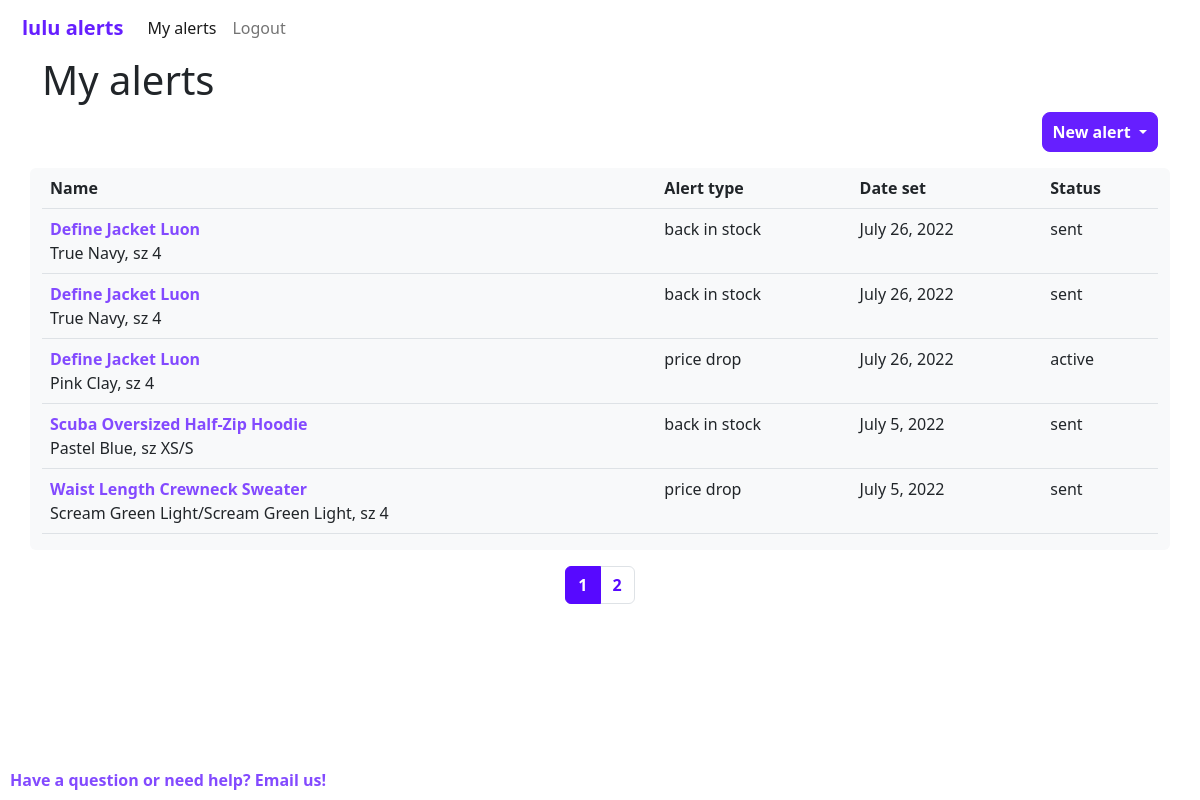
The app's page /myalerts/ (signed in) with its own data.
### lulu_alerts/models.py (models this page shows, shortened)
class Alerts(models.Model):
    product = models.ForeignKey(Products, on_delete=models.CASCADE)
    user = models.ForeignKey(settings.AUTH_USER_MODEL, on_delete=models.CASCADE) # or should this be on User ? as above?
    alert_type = models.CharField(max_length=20)
    status = models.ForeignKey(Alert_Status, on_delete=models.CASCADE)
    target_price = models.DecimalField(blank=True,decimal_places=2,max_digits=5)
    date_set = models.DateField()
    alert_method = models.CharField(max_length=20, default="email")

class Products(models.Model):
    name = models.CharField(max_length=200)
    size = models.CharField(max_length=64)
    color = models.CharField(max_length=64)
    price = models.DecimalField(blank=True,decimal_places=2,max_digits=5)
    currency = models.CharField(max_length=6)
    url = models.URLField(max_length=200)
    in_stock = models.BooleanField(default=True) # added this new....

class Alert_Status(models.Model):
    status = models.CharField(max_length=64)

### lulu_alerts/views.py (the view)
# urls.py: path("myalerts/",views.myalerts,name="myalerts"),
@login_required(login_url='lulu_alerts:login')
def myalerts(request,page=1):
    u = User.objects.get(username=request.user)
    alert_list = Alerts.objects.filter(user=u.id).order_by('-id')
    p = Paginator(alert_list,5)
    page_object = p.get_page(page)
    return render(request, "lulu_alerts/myalerts.html", {
        "alerts":page_object,
        "p":p
    })

### lulu_alerts/templates/lulu_alerts/myalerts.html (shortened to what this page needs)
{% extends "lulu_alerts/layout_loggedin.html" %}
{% block nav_item_myalerts %} active {% endblock nav_item_myalerts %}
{% block body %}
<div class="container">
    <div class="row" style="padding-bottom:30px;">
    <h1> My alerts </h1>
    <div class="btn-group d-flex justify-content-end" role="group" aria-label="Button group with nested dropdown">
        <div class="btn-group" role="group">
            <button id="btnGroupDrop1" type="button" class="btn btn-primary dropdown-toggle" data-bs-toggle="dropdown" aria-expanded="false">
            New alert
            </button>
        </div>
    </div>
    <div class="container my-3 bg-light rounded">
        <table class="table">
        {% if alerts|length > 0 %}
            <tr>
                <th>Name</th>
                <th>Alert type</th>
                <th>Date set</th>
                <th>Status</th>
            </tr>
            {% for alert in alerts %}
                    <tr>
                        <td><a href="{% url 'lulu_alerts:viewalert' id=alert.id %}" class="link">{{alert.product.name}}</a><br>{{alert.product.color}}, sz {{alert.product.size}}</td>
                        {% if alert.alert_type == "price_drop" %}
                        <td>price drop</td>
                        {% else %}
                        <td>back in stock</td>
                        {% endif %}
                        <td>{{alert.date_set}}</td>
                        {% if alert.status.status == "triggered" %}
                            <td>sent</td>
                        {% else %}
                           <td>{{alert.status.status}}</td>
                        {% endif %}
                    </tr>
            {% endfor %}
            {% endif %}
        </table>
    </div>
    <nav aria-label="page nav">
        <ul class="pagination justify-content-center">
        {% if p.num_pages > 1 %}
            {% for page in p.page_range %}
                <li class="page-item {% if page == alerts.number %}active{% endif %}" data-page={{page}}><a class="page-link" href="{% url 'lulu_alerts:myalerts' page=page %}">{{page}}</a></li>
            {% endfor %}
        {% endif %}
        </ul>
    </nav>
</div>
</div>
{% endblock %}

### lulu_alerts/static/lulu_alerts/variables.css (style rules this page uses)
.link, a { color: #834AFF; font-weight: bold; text-decoration: none; }
.btn-outline-primary, a.btn-outline-primary, .btn-primary, a.btn-primary { --bs-btn-font-weight: 600; --bs-btn-border-radius: .5rem; --bs-btn-hover-border-color: var(--bs-btn-hover-bg); --bs-btn-padding-x: 10px; --bs-btn-padding-y: 7px; }
.btn-primary, a.btn-primary { --bs-btn-bg: #661FFF; --bs-btn-border-color: var(--bs-btn-bg); --bs-btn-color:white; --bs-btn-hover-bg: #834AFF; --bs-btn-hover-color: white; --bs-btn-hover-border-color: var(--bs-btn-hover-bg); --bs-btn-active-bg: var(--bs-btn-hover-bg); --bs-btn-active-color: var(--bs-btn-hover-color); --bs-btn-active-border-color:var(--bs-btn-active-bg); --bs-btn-focus-bg:var(--bs-btn-hover-bg); --bs-btn-focus-color:var(--bs-btn-hover-color); --bs-btn-focus-shadow-rgb: 87, 9, 255; --bs-btn-focus-border-color:var(--bs-btn-focus-shadow-rgb); --bs-btn-disabled-bg: #CCCCCC; --bs-btn-disabled-color: #909090; --bs-btn-disabled-border-color: #CCCCCC; }
.pagination { --bs-pagination-color: #5709FF; --bs-pagination-bg: white; --bs-pagination-active-color: white; --bs-pagination-active-bg: #5709FF; --bs-pagination-hover-color:#661FFF; --bs-pagination-focus-box-shadow: 0 0 0 0.25rem rgba(87, 9, 255, 0.25); font-weight: 100; --bs-pagination-active-border-color:#5709FF; --bs-pagination-focus-color:#834AFF; }

### records on screen
Alerts: product.name "Define Jacket Luon", product.color "True Navy", product.size "4", alert_type "back in stock", date_set "July 26, 2022", shows "sent"
Alerts: product.name "Define Jacket Luon", product.color "True Navy", product.size "4", alert_type "back in stock", date_set "July 26, 2022", shows "sent"
Alerts: product.name "Define Jacket Luon", product.color "Pink Clay", product.size "4", alert_type "price drop", date_set "July 26, 2022", status.status "active"
Alerts: product.name "Scuba Oversized Half-Zip Hoodie", product.color "Pastel Blue", product.size "XS/S", alert_type "back in stock", date_set "July 5, 2022", shows "sent"
Alerts: product.name "Waist Length Crewneck Sweater", product.color "Scream Green Light/Scream Green Light", product.size "4", alert_type "price drop", date_set "July 5, 2022", shows "sent"

### other values on screen
{{ page }} "1" "2"
